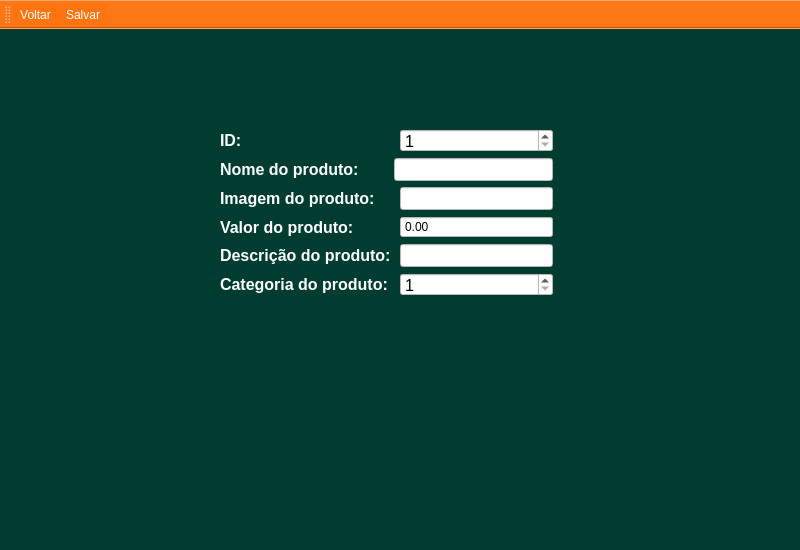
<?xml version="1.0" encoding="UTF-8"?>
<ui version="4.0">
 <class>FrmEditar</class>
 <widget class="QMainWindow" name="FrmEditar">
  <property name="geometry">
   <rect>
    <x>0</x>
    <y>0</y>
    <width>800</width>
    <height>550</height>
   </rect>
  </property>
  <property name="windowTitle">
   <string>Editar produto</string>
  </property>
  <property name="styleSheet">
   <string notr="true">background-color: #013C31;</string>
  </property>
  <widget class="QWidget" name="centralwidget">
   <widget class="QWidget" name="layoutWidget">
    <property name="geometry">
     <rect>
      <x>220</x>
      <y>100</y>
      <width>333</width>
      <height>167</height>
     </rect>
    </property>
    <layout class="QGridLayout" name="gridLayout">
     <item row="0" column="0">
      <widget class="QLabel" name="label">
       <property name="font">
        <font>
         <family>Arial</family>
         <pointsize>12</pointsize>
         <weight>75</weight>
         <bold>true</bold>
        </font>
       </property>
       <property name="styleSheet">
        <string notr="true">color: #fff;</string>
       </property>
       <property name="text">
        <string>ID:</string>
       </property>
      </widget>
     </item>
     <item row="0" column="2">
      <widget class="QSpinBox" name="spbID">
       <property name="font">
        <font>
         <family>Arial</family>
         <pointsize>12</pointsize>
        </font>
       </property>
       <property name="styleSheet">
        <string notr="true">background-color: #fff;
color: #000;</string>
       </property>
       <property name="minimum">
        <number>1</number>
       </property>
      </widget>
     </item>
     <item row="1" column="0">
      <widget class="QLabel" name="label_2">
       <property name="font">
        <font>
         <family>Arial</family>
         <pointsize>12</pointsize>
         <weight>75</weight>
         <bold>true</bold>
        </font>
       </property>
       <property name="styleSheet">
        <string notr="true">color: #fff;</string>
       </property>
       <property name="text">
        <string>Nome do produto:</string>
       </property>
      </widget>
     </item>
     <item row="1" column="1" colspan="2">
      <widget class="QLineEdit" name="edNome">
       <property name="font">
        <font>
         <family>Arial</family>
         <pointsize>12</pointsize>
        </font>
       </property>
       <property name="styleSheet">
        <string notr="true">background-color: #fff;
color: #000;</string>
       </property>
      </widget>
     </item>
     <item row="2" column="0" colspan="2">
      <widget class="QLabel" name="label_6">
       <property name="font">
        <font>
         <family>Arial</family>
         <pointsize>12</pointsize>
         <weight>75</weight>
         <bold>true</bold>
        </font>
       </property>
       <property name="styleSheet">
        <string notr="true">color: #fff;</string>
       </property>
       <property name="text">
        <string>Imagem do produto:</string>
       </property>
      </widget>
     </item>
     <item row="2" column="2">
      <widget class="QLineEdit" name="edImagem">
       <property name="font">
        <font>
         <family>Arial</family>
         <pointsize>12</pointsize>
        </font>
       </property>
       <property name="styleSheet">
        <string notr="true">background-color: #fff;
color: #000;</string>
       </property>
      </widget>
     </item>
     <item row="3" column="0">
      <widget class="QLabel" name="label_3">
       <property name="font">
        <font>
         <family>Arial</family>
         <pointsize>12</pointsize>
         <weight>75</weight>
         <bold>true</bold>
        </font>
       </property>
       <property name="styleSheet">
        <string notr="true">color: #fff;</string>
       </property>
       <property name="text">
        <string>Valor do produto:</string>
       </property>
      </widget>
     </item>
     <item row="3" column="2">
      <widget class="QDoubleSpinBox" name="dspbValor">
       <property name="styleSheet">
        <string notr="true">background-color: #fff;
color: #000;</string>
       </property>
       <property name="buttonSymbols">
        <enum>QAbstractSpinBox::NoButtons</enum>
       </property>
      </widget>
     </item>
     <item row="4" column="0" colspan="2">
      <widget class="QLabel" name="label_4">
       <property name="font">
        <font>
         <family>Arial</family>
         <pointsize>12</pointsize>
         <weight>75</weight>
         <bold>true</bold>
        </font>
       </property>
       <property name="styleSheet">
        <string notr="true">color: #fff;</string>
       </property>
       <property name="text">
        <string>Descrição do produto:</string>
       </property>
      </widget>
     </item>
     <item row="4" column="2">
      <widget class="QLineEdit" name="edDescricao">
       <property name="font">
        <font>
         <family>Arial</family>
         <pointsize>12</pointsize>
        </font>
       </property>
       <property name="styleSheet">
        <string notr="true">background-color: #fff;
color: #000;</string>
       </property>
      </widget>
     </item>
     <item row="5" column="0">
      <widget class="QLabel" name="label_5">
       <property name="font">
        <font>
         <family>Arial</family>
         <pointsize>12</pointsize>
         <weight>75</weight>
         <bold>true</bold>
        </font>
       </property>
       <property name="styleSheet">
        <string notr="true">color: #fff;</string>
       </property>
       <property name="text">
        <string>Categoria do produto:</string>
       </property>
      </widget>
     </item>
     <item row="5" column="2">
      <widget class="QSpinBox" name="spbCategoria">
       <property name="font">
        <font>
         <family>Arial</family>
         <pointsize>12</pointsize>
        </font>
       </property>
       <property name="styleSheet">
        <string notr="true">background-color: #fff;
color: #000;</string>
       </property>
       <property name="minimum">
        <number>1</number>
       </property>
       <property name="maximum">
        <number>3</number>
       </property>
      </widget>
     </item>
    </layout>
   </widget>
  </widget>
  <widget class="QMenuBar" name="menubar">
   <property name="geometry">
    <rect>
     <x>0</x>
     <y>0</y>
     <width>800</width>
     <height>21</height>
    </rect>
   </property>
  </widget>
  <widget class="QStatusBar" name="statusbar"/>
  <widget class="QToolBar" name="toolBar">
   <property name="windowTitle">
    <string>toolBar</string>
   </property>
   <property name="styleSheet">
    <string notr="true">background-color: #FE7411;
color: #fff;</string>
   </property>
   <property name="toolButtonStyle">
    <enum>Qt::ToolButtonTextUnderIcon</enum>
   </property>
   <attribute name="toolBarArea">
    <enum>TopToolBarArea</enum>
   </attribute>
   <attribute name="toolBarBreak">
    <bool>false</bool>
   </attribute>
   <addaction name="action_Voltar"/>
   <addaction name="action_Salvar"/>
  </widget>
  <action name="action_Voltar">
   <property name="icon">
    <iconset resource="imgs.qrc">
     <normaloff>:/prod/imgsDaRocaBD/voltar.png</normaloff>:/prod/imgsDaRocaBD/voltar.png</iconset>
   </property>
   <property name="text">
    <string>&amp;Voltar</string>
   </property>
   <property name="toolTip">
    <string>Volta para a tela inicial</string>
   </property>
  </action>
  <action name="action_Salvar">
   <property name="icon">
    <iconset resource="imgs.qrc">
     <normaloff>:/prod/imgsDaRocaBD/salvar.png</normaloff>:/prod/imgsDaRocaBD/salvar.png</iconset>
   </property>
   <property name="text">
    <string>&amp;Salvar</string>
   </property>
   <property name="toolTip">
    <string>Salva os dados alterados</string>
   </property>
  </action>
 </widget>
 <resources>
  <include location="imgs.qrc"/>
 </resources>
 <connections/>
</ui>
